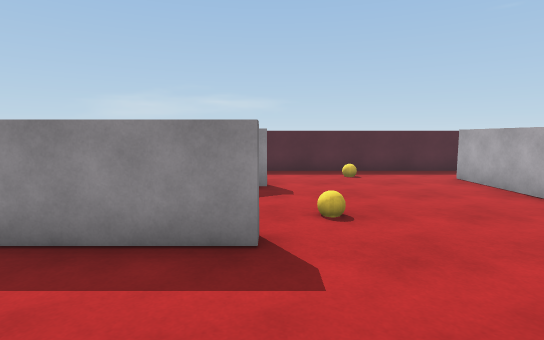
[1] (above)

23 first-person views from a walk through a Unity game level. The camera is 1.4 m above the floor, tilts 6° down and sees 80° across. The floor is counted in squares, 1 m on a side. Each view is taken from the middle of a square. On the plan, view 1 faces up. The plan holds only what a view shows up to about 15 squares ahead; the rest is blank. Surface patterns are stand-ins for the level's own textures.

[2]
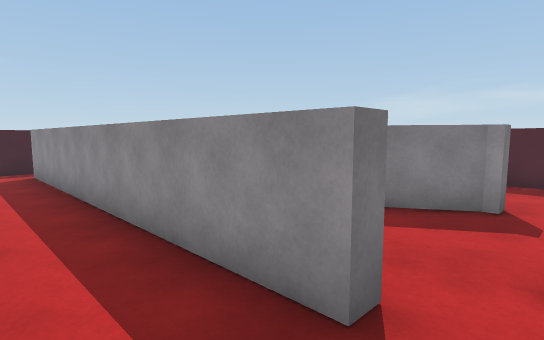

[3]
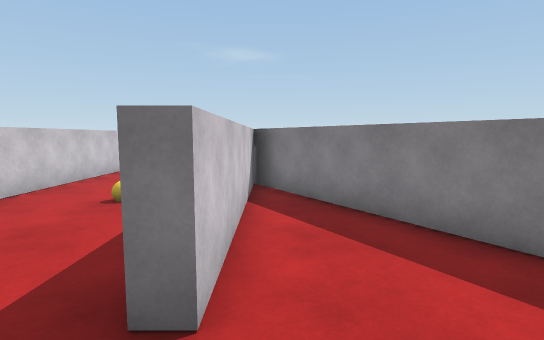

[4]
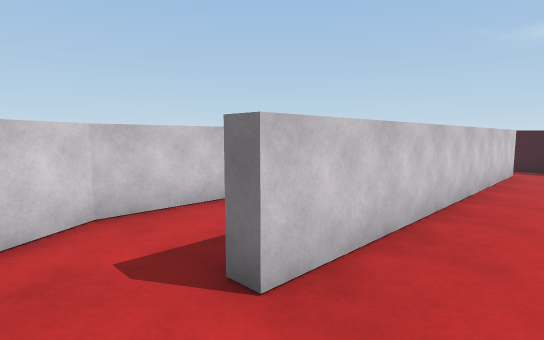

[5]
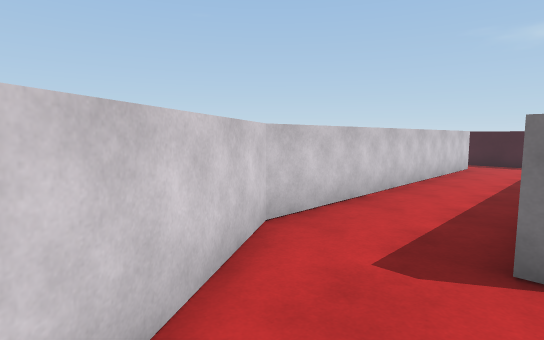

[6]
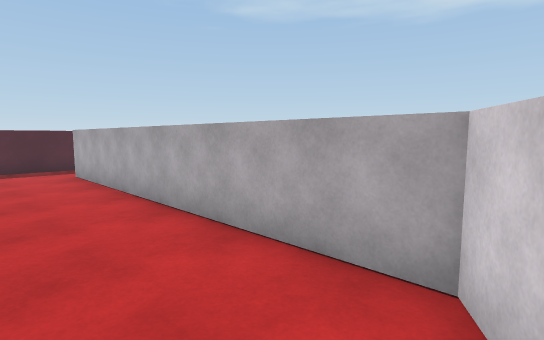

[7]
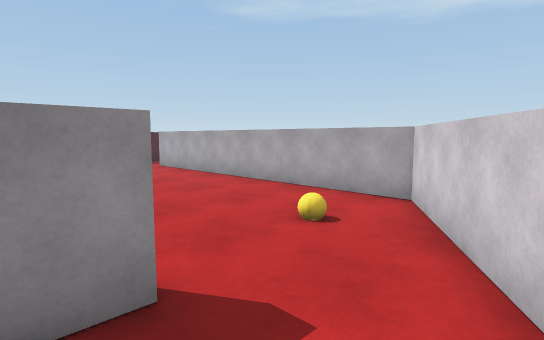

[8]
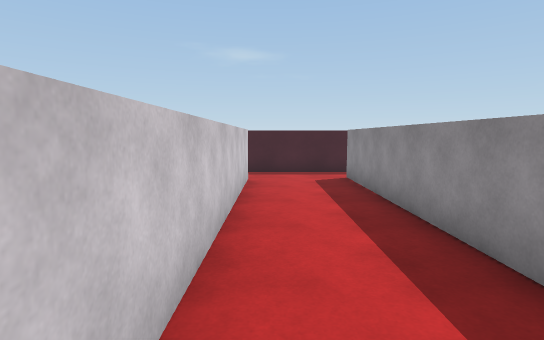

[9]
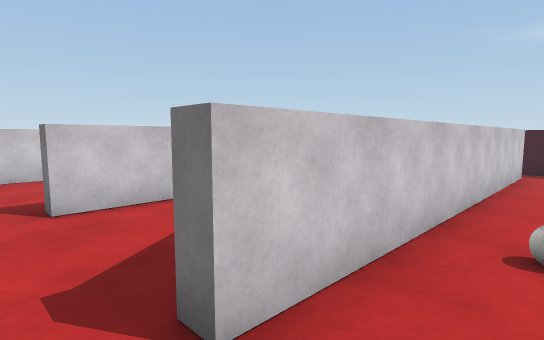

[10]
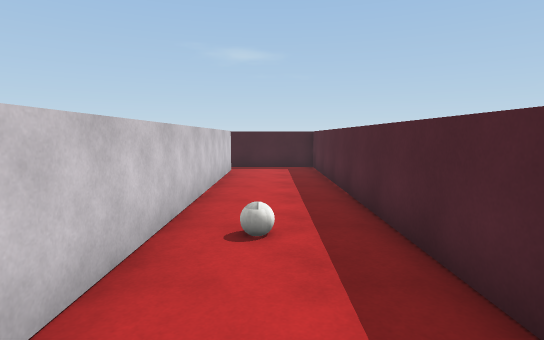

[11]
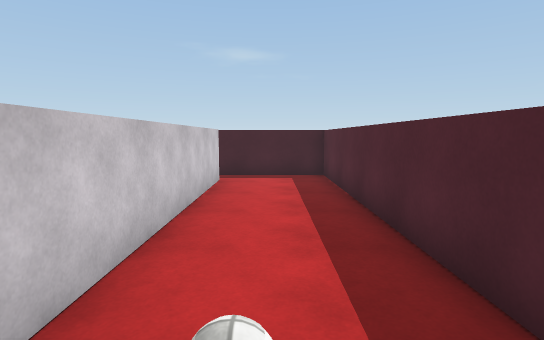

[12]
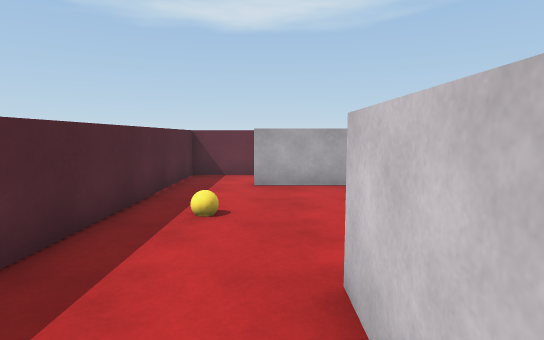

[13]
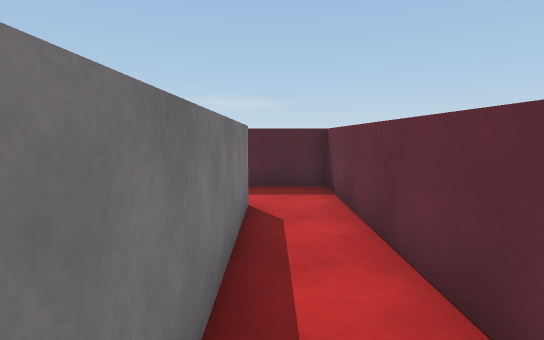

[14]
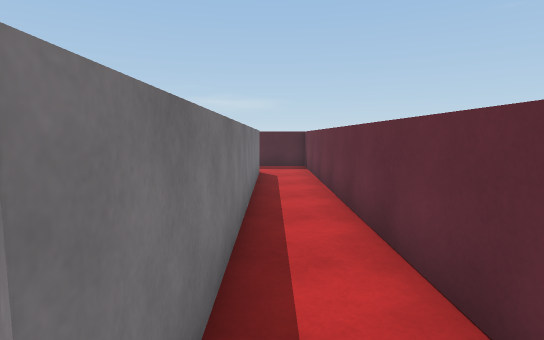

[15]
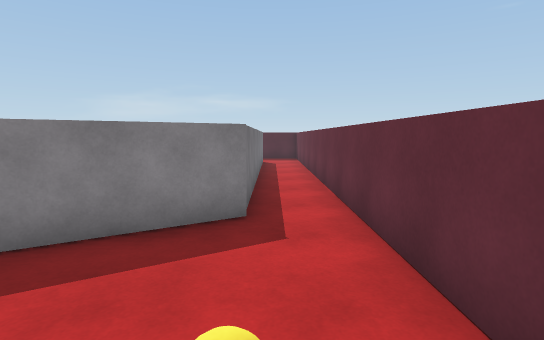

[16]
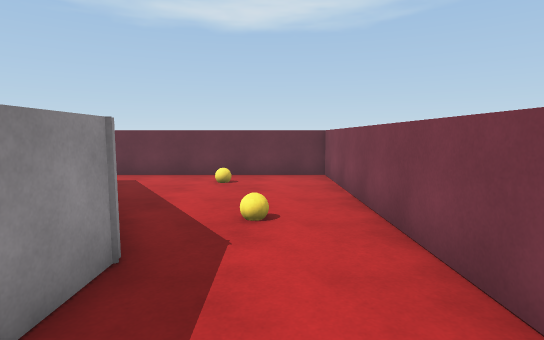

[17]
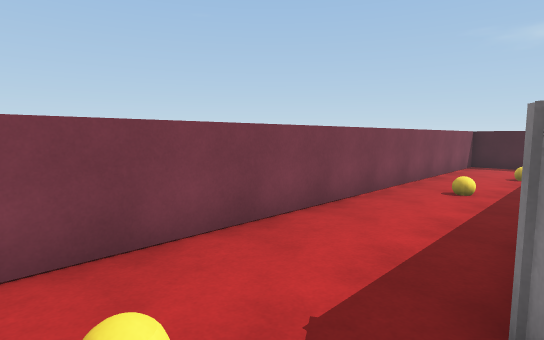

[18]
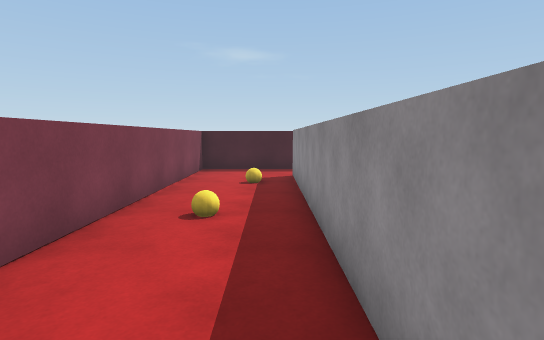

[19]
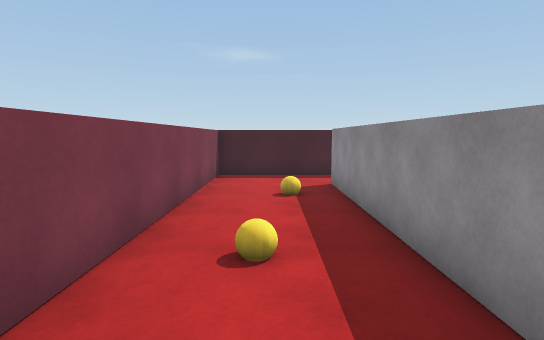

[20]
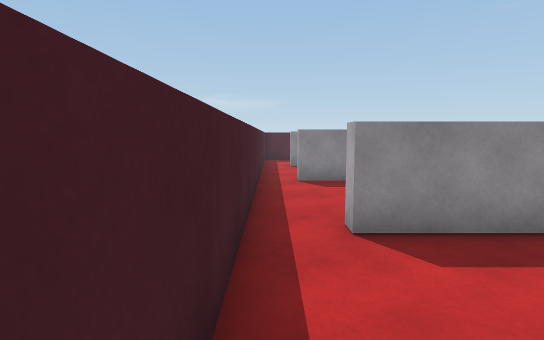

[21]
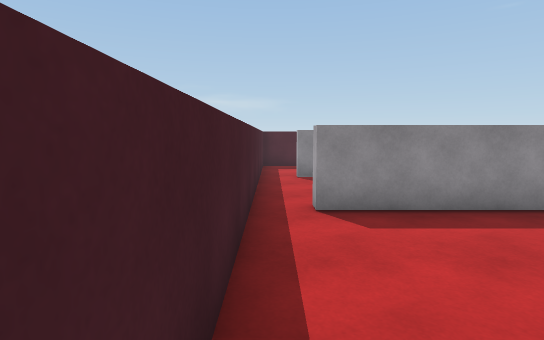

[22]
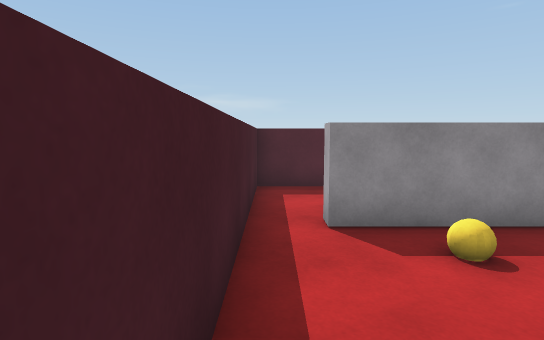

[23]
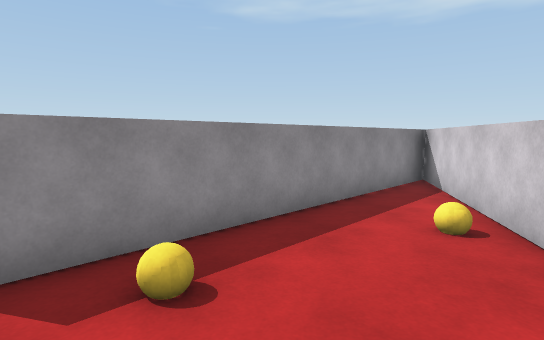

### Floor plan
Ten units are one square. View 1 is at (0, 0); x grows to the right and y downward. Boxes are objects, and circles mark ways between rooms. Rooms are numbered by the first view taken in them; rooms with no view inside come last. Other rooms are left out.
<svg viewBox="-139 -133 229 227">
<path fill="none" stroke="#000" d="M-59 -45 -2 -45 -2 -40 -121 -40 -121 -45M-39 15 -118 15 -118 10 1 10 1 15 -9 15M-26 -80 -13 -88 -30 -88M-134 -46 -134 44M-121 -88 -121 -93 -2 -93 -2 -90 -74 -45M-115 48 4 48 60 12 60 -105M55 -128 -134 -128 -134 -86M6 53 -115 53M-134 44 -134 89 85 89 85 -128 55 -128M65 -105 65 15 37 33M-70 -53 -26 -80M-74 -45 -59 -45M-134 -86 -134 -46M-30 -88 -121 -88"/>
<rect x="-55" y="-25" width="10" height="10" fill="#bbb"><title>other object</title></rect>
<rect x="5" y="-65" width="10" height="10" fill="#bbb"><title>other object</title></rect>
<rect x="25" y="5" width="10" height="10" fill="#bbb"><title>other object</title></rect>
<rect x="25" y="-115" width="10" height="10" fill="#bbb"><title>other object</title></rect>
<rect x="-105" y="65" width="10" height="10" fill="#bbb"><title>other object</title></rect>
<rect x="-65" y="65" width="10" height="10" fill="#bbb"><title>other object</title></rect>
<rect x="15" y="65" width="10" height="10" fill="#bbb"><title>other object</title></rect>
<rect x="65" y="55" width="10" height="10" fill="#bbb"><title>other object</title></rect>
<rect x="-115" y="-85" width="10" height="10" fill="#bbb"><title>other object</title></rect>
<rect x="-75" y="-65" width="10" height="10" fill="#bbb"><title>other object</title></rect>
<circle cx="-125" cy="50" r="3" fill="#2a7"/>
<circle cx="60" cy="-115" r="3" fill="#2a7"/>
<circle cx="-130" cy="-40" r="3" fill="#2a7"/>
<circle cx="-130" cy="-90" r="3" fill="#2a7"/>
<text x="-30" y="-30">1</text>
<text x="20" y="50">2</text>
<text x="-100" y="-70">3</text>
</svg>
Room 1 opens to room 2. Room 1 opens to room 3.

Where each view was taken, in squares from view 1:
view 1: 0 up, 0 right, facing up
view 2: 2 up, 1 right, facing up-left
view 3: 5 up, 2 right, facing left
view 4: 1 up, 2 right, facing down-left
view 5: 1 down, 4 right, facing down-left
view 6: 2 down, 3 right, facing up-right
view 7: 4 down, 1 left, facing up-right
view 8: 4 down, 1 left, facing left
view 9: 11 up, 1 right, facing down-left
view 10: 11 up, 1 right, facing left
view 11: 11 up, 2 left, facing left
view 12: 10 up, 3 left, facing right
view 13: 4 up, 7 right, facing up
view 14: 2 down, 7 right, facing up
view 15: 7 down, 7 right, facing up
view 16: 7 down, 3 left, facing right
view 17: 5 down, 3 right, facing down-left
view 18: 6 down, 0 right, facing left
view 19: 7 down, 2 left, facing left
view 20: 6 down, 13 left, facing up
view 21: 2 down, 13 left, facing up
view 22: 4 up, 13 left, facing up
view 23: 5 up, 12 left, facing up-right
